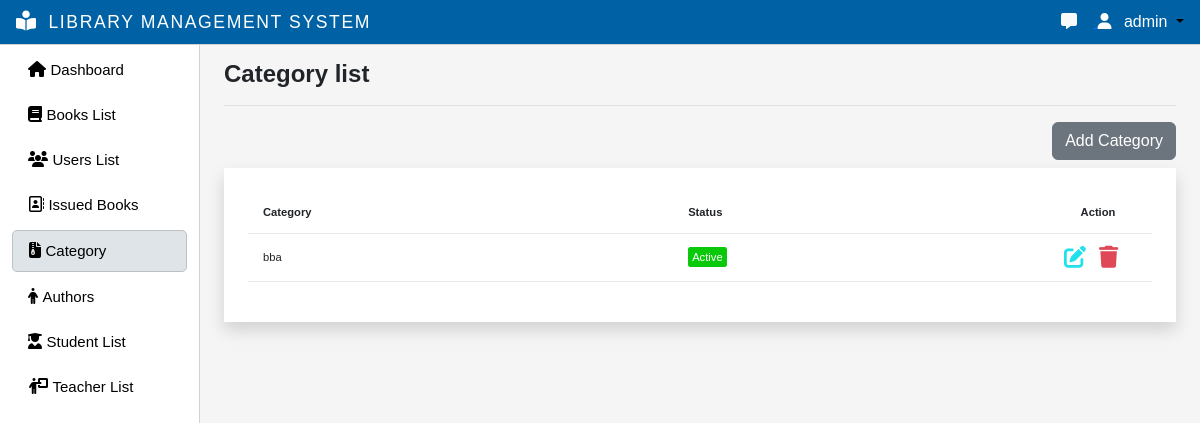
Page /category/ (signed in) on the committed database.
### myapp/models.py (models this page shows, shortened)
class CustomUser(AbstractUser):
    email = models.EmailField(max_length=255, unique=True)
    username = models.CharField(max_length=50, unique=True)
    first_name = models.CharField(null=True, blank=True, max_length=100)
    father_name= models.CharField(null=True, blank=True, max_length=100)
    last_name = models.CharField(null=True, blank=True, max_length=100)
    phone_number = models.CharField(max_length=16)
    user_id = models.CharField(max_length=50,null=True,blank=True)
    group = models.ForeignKey(Group, on_delete=models.CASCADE, default=2)
    gender = models.CharField(max_length=1,null=True,blank=True)
    USERNAME_FIELD = 'email'
    EMAIL_FIELD = 'email'
    REQUIRED_FIELDS = []
    objects = CutomUserManager()

class Category(models.Model):
    name = models.CharField(max_length=200)
    status = models.BooleanField(default=True)
    @property
    def status_name(self):
        return "Active" if self.status else "Inactive"

### myapp/decorators.py (the view)
        def wrapper_func(request, *args, **kwargs):
            group = None
            if request.user.group:
                group = request.user.group.name
            if group in allowed_roles:
                return view_func(request, *args, **kwargs)
            else:
                return HttpResponse('Your are not authorized to view this page!')

### myapp/views.py (called while the page is built)
@allowed_users(allowed_roles=['admin'])
@login_required(login_url='login-page')
def categorylist(request):
    category = Category.objects.all()
    context={'category':category}
    return render(request,'category_list.html',context)

### myapp/templates/category_list.html (shortened to what this page needs)
{% extends 'main.html' %}
{% block title %}Category list{% endblock title %}
{% block content %}
    <div class="text-end mb-2 ">
        <a href="{% url 'add_category' %}" class="add-category btn btn-secondary">Add Category</a>
    </div>
  <div class="p-4 shadow bg-white ">
	<table class="table table-font-size table-hover " >
	    <thead>
            <tr>
              <th>Category</th>
              <th>Status</th>
              <th class="text-center">Action</th>
            </tr>
          </thead>
		<tbody>
            {% if category %}
                {% for i in category %}
                    <tr>
                        <td>{{i.name}}</td>
                        {% if i.status %}
                        <td><span class="green">{{i.status_name}}</span></td>
                        {% else %}
                        <td><span class="red">{{i.status_name}}</span></td>
                        {% endif %}
                        <td style="width: 108px;">
                            <a href="{% url 'update-category' i.id %}" class="edit" data-toggle="modal"><i class="fa-solid fa-pen-to-square "></i></a>
                            <a href="{% url 'delete-category' i.id %}" onclick="return confirm('Do you really want to delete this Category?');"><i class="fa-solid fa-trash text-danger" data-toggle="tooltip" title="delete"></i></a>
                        </td>
                    </tr>
                {% endfor %}
            {% else %}
                <tr>
                    <td colspan="3">empty</td>
                </tr>
            {% endif %}
		</tbody>
	</table>
</div>
{% endblock content %}

### templates/navbar.html (shortened to what this page needs)
{% load static %}
{% load custom_tags %}
<nav class="navbar navbar-expand-lg backgroundcolor fixed-top px-3 py-1 justify-content-between">
  {% if request.user.username %}
  <a class="navbar-brand" href="{% url 'admin-page' %}">
    <i class="fa-solid fa-book-open-reader navbar-icon "></i>
    <span class="ms-2 text-white">LIBRARY MANAGEMENT SYSTEM</span>
  </a>
  {% endif %}
  <div class="dropdown">
    {% if request.user.username %}
      {% if request.user.is_staff %}
        <a href="{% url 'message' %}">
          <i class="fa-solid fa-message me-3 text-light"></i>
        </a>
      {% endif %}
    <a class="dropdown-toggle user-menu-item" data-bs-toggle="dropdown" aria-expanded="false">
      <i class="fa-solid fa-user me-2 text-white"></i>
      <span class="text-white">{{request.user.username}}</span>
    </a>
    {% endif %}
  </div>
</nav>

### static/css/main.css (style rules this page uses)
body { color: #566787; background: #f5f5f5; font-family: 'Varela Round', sans-serif; }
table.table tr th, table.table tr td { border-color: #e9e9e9; padding: 12px 15px; vertical-align: middle; }
table.table tr th:last-child { width: 100px; }
table.table td:last-child i { opacity: 0.9; font-size: 22px; margin: 0 5px; }
table.table td a { font-weight: bold; color: #566787; display: inline-block; text-decoration: none; outline: none !important; }
table.table td a.edit { color: #FFC107; }
table.table td i { font-size: 19px; }
.text-white { color:#fff !important; }
body { overflow-y:scroll; }
.navbar-icon { margin-top: -9px !important; font-size: 20px !important; }

### static/css/style.css (style rules this page uses)
:root { --offconvas-width: 270px; --topNavbarHeight: 56px; }
.navbar-icon { color: white; }
.backgroundcolor { background-color: rgba(0,98, 165, 1); border-bottom:1px solid #d6d1d1; }
@media screen and (min-width: 1200px) { .ms-2 { font-size: 1.1rem !important; letter-spacing: 0.1rem; } }
@media (min-width : 920px) { .navbar-brand { font-size: 0.9rem !important; } }
@media (min-width : 390px) { .navbar-brand { font-size: 1rem !important ; } }
.user-menu-item { color:#000000; text-decoration:none; cursor: pointer; }
.edit { color: rgb(9, 221, 236) !important; }
.table-font-size { font-size: 0.7rem !important; }

### myapp/templates/category_list.html (style rules this page uses)
.green { border: 1px solid rgb(10, 201, 10); color: #fff; border-radius: 3px; padding: 3px; background-color: rgb(10, 201, 10); }

### rows in the picture
CustomUser: user.username "admin"
Category: name "bba", status_name "Active"
